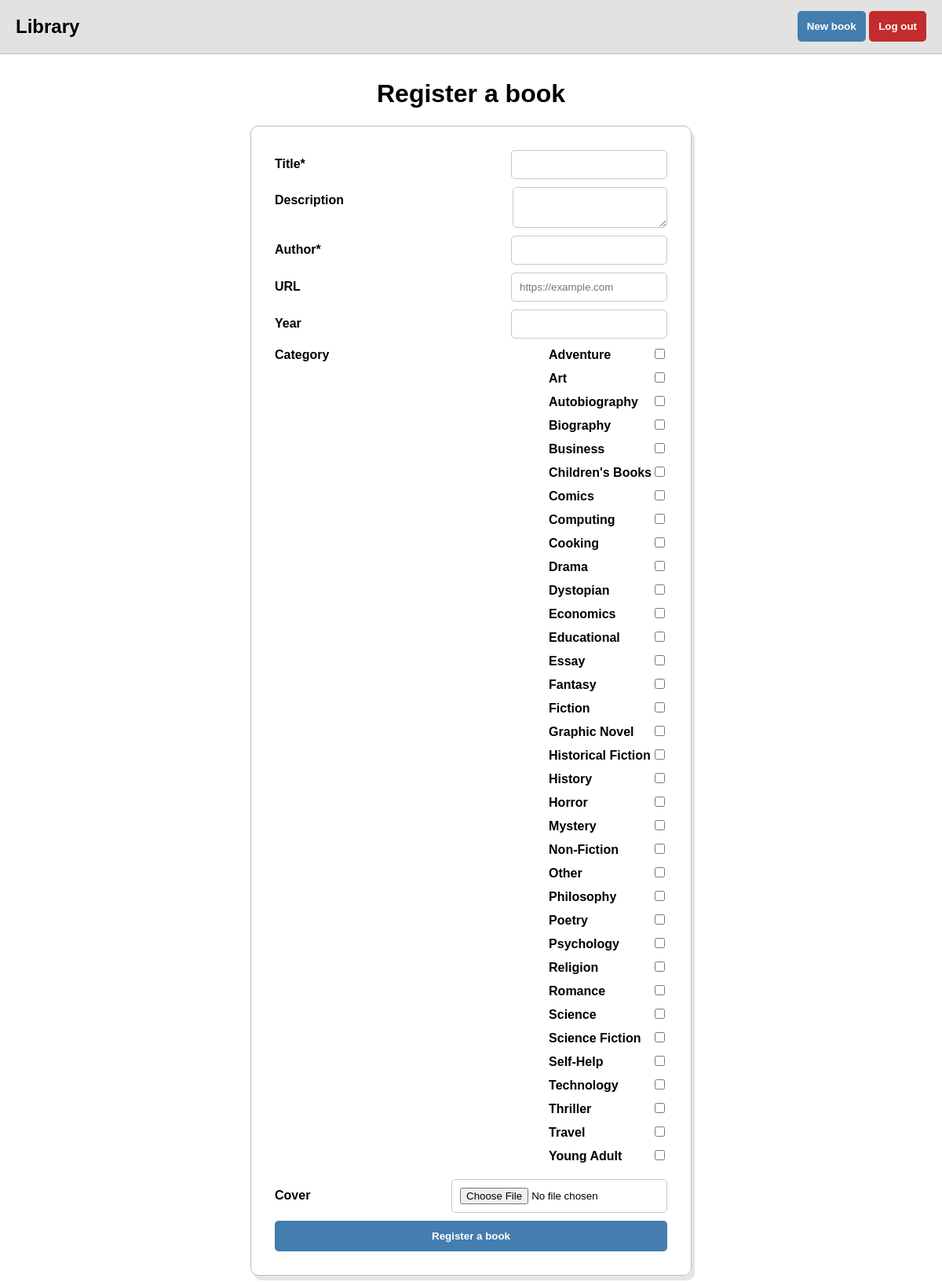
Page /book_form.php (signed in) on the earlier database version.
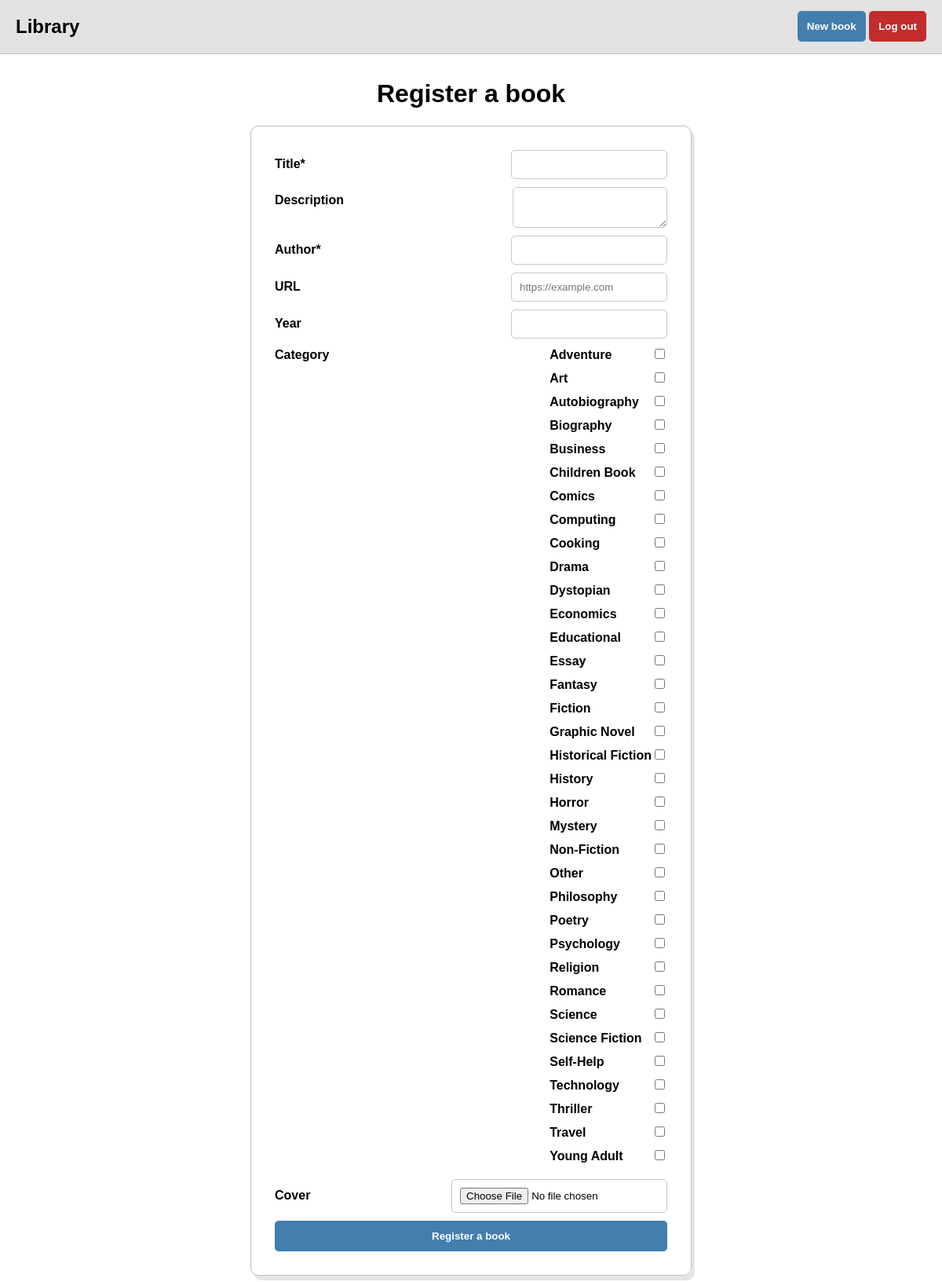
Same page on the later database version.
### tables this page shows
CREATE TABLE IF NOT EXISTS categories (
    name VARCHAR(100),
    description VARCHAR(255),
    CONSTRAINT pk_categories PRIMARY KEY (name)
);

### book_form.php (the view, shortened to what this page needs)
<?php
require 'connect.php';
if (!isset($_SESSION['isLogged'])) header('Location: login_form.php');
else {
    $update = isset($_GET['update']) ? $_GET['update'] : NULL;
    $sql = "SELECT name FROM categories";
    $get_categories = $conn->prepare($sql);
    $get_categories->execute();
    $result = $get_categories->fetchAll(PDO::FETCH_ASSOC);
}
?>
<!DOCTYPE html>
<html lang="es">
<head>
    <link rel="stylesheet" href="style.css">
</head>
<body>
    <?php include 'nav.php' ?>
    <div class="container">
        <h1><?php echo $update == "yes" ? "Edit a book" : "Register a book" ?></h1>
        <form action="book_actions.php<?php if ($update == "yes") echo "?id=" . $book['id'] ?>" method="post" enctype="multipart/form-data">
            <div class="container-row">
                <label for="title"> Title* </label>
                <input type="text" name="title" id="title" value="<?php if ($update == "yes") echo htmlspecialchars($book['title']) ?>" required>
            </div>
            <div class="container-row">
                <label for="description"> Description </label>
                <textarea name="description" id="description">
                    <?php if ($update == "yes") echo nl2br(htmlspecialchars($book['description'])) ?>
                </textarea>
            </div>
            <div class="container-row">
                <label for="author"> Author* </label>
                <input type="text" name="author" id="author" value="<?php if ($update == "yes") echo htmlspecialchars($book['author']) ?>">
            </div>
            <div class="container-row">
                <label for="url"> URL </label>
                <input type="url" name="url" placeholder="https://example.com" id="url" value="<?php if ($update == "yes") echo htmlspecialchars($book['URL']) ?>">
            </div>
            <div class="container-row">
                <label for="year"> Year </label>
                <input type="number" name="year" id="year" value="<?php if ($update == "yes") echo (int)$book['year'] != NULL ?  htmlspecialchars((int)$book['year']) : ""?>">
            </div>
            <div class="container-row">
                <label for="category"> Category </label>
                <div>
                    <?php
                        foreach ($result as $category) {
                            echo "<div class='container-row'>";
                            echo "<label for='" . htmlspecialchars($category['name']) . "'>" . htmlspecialchars($category['name']) . "</label>";
                            echo "<input type='checkbox' id='" . htmlspecialchars($category['name']) . "' name='categories[]' value='" . htmlspecialchars($category['name']) . "'";
                            echo ">";
                            echo "</div>";
                        }
                    ?>
                </div>
            </div>
            <div class="container-row">
                <label for="userfile"> Cover </label>
                <input type="file" name="userfile" id="userfile">
            </div>
            <button name="action" type="submit" style="width: 100%;" <?php if ($update == "yes") echo "value='update'" ?>><?php echo $update == "yes" ? "Update" : "Register a book" ?></button>
        </form>
    </div>
</body>
</html>

### nav.php (shortened to what this page needs)
<nav>
    <div class="container-nav">
        <a class="title" href="books_list.php"><h2> Library </h2></a>
        <div class="container-nav-buttons">
            <a href="book_form.php"><button type="button"> New book </button></a>
            <a href="logout.php"><button class="delete" type="button"> Log out</button></a>
        </div>
    </div>
</nav>

### style.css (style rules this page uses)
body { font-family: Arial; margin-top: 80px; }
.container { display: flex; flex-direction: column; justify-content: center; align-items: center; min-height: 100vh; }
.container-row { display: flex; justify-content: space-between; align-items: baseline; margin-bottom: 10px; }
label { font-weight: bold; }
input, textarea, select { padding: 10px; border: 1px solid rgb(190, 190, 190); border-color: rgb(200, 200, 200); border-radius: 5px; }
button { padding: 12px; border-style: none; border-radius: 5px; background-color: rgb(67, 126, 175); font-weight: bold; color: white; }
.delete { background-color: rgb(194, 44, 44); }
form { border: 1px solid rgb(190, 190, 190); padding: 30px; box-shadow: 4px 6px rgba(0,0,0,0.1); border-radius: 10px; width: 95%; max-width: 500px; }
nav { position: fixed; top: 0; left: 0; width: 100%; background: #e2e2e2; z-index: 1000; border-bottom: 1px solid rgb(190, 190, 190); }
.container-nav { display: flex; justify-content: space-between; align-items: center; }
.container-nav-buttons { margin-right: 20px; }
.title { text-decoration: none; margin-left: 20px; color: black; }

Differences in the rows shown:
removed categories: name "Children's Books"
added categories: name "Children Book"
